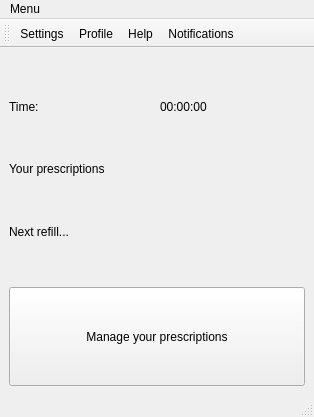
<?xml version="1.0" encoding="UTF-8"?>
<ui version="4.0">
 <class>MainWindow</class>
 <widget class="QMainWindow" name="MainWindow">
  <property name="geometry">
   <rect>
    <x>0</x>
    <y>0</y>
    <width>314</width>
    <height>417</height>
   </rect>
  </property>
  <property name="windowTitle">
   <string>MainWindow</string>
  </property>
  <widget class="QWidget" name="centralwidget">
   <layout class="QVBoxLayout" name="verticalLayout">
    <item>
     <layout class="QHBoxLayout" name="horizontalLayout_2">
      <item>
       <widget class="QLabel" name="label_5">
        <property name="text">
         <string>Time:</string>
        </property>
       </widget>
      </item>
      <item>
       <widget class="QLabel" name="timeLabel">
        <property name="text">
         <string>00:00:00</string>
        </property>
       </widget>
      </item>
     </layout>
    </item>
    <item>
     <layout class="QHBoxLayout" name="horizontalLayout">
      <item>
       <widget class="QLabel" name="label">
        <property name="text">
         <string>Your prescriptions</string>
        </property>
       </widget>
      </item>
      <item>
       <layout class="QVBoxLayout" name="checkBoxLayout"/>
      </item>
     </layout>
    </item>
    <item>
     <layout class="QHBoxLayout" name="horizontalLayout_3">
      <item>
       <widget class="QLabel" name="label_3">
        <property name="text">
         <string>Next refill...</string>
        </property>
       </widget>
      </item>
      <item>
       <widget class="QLabel" name="label_4">
        <property name="text">
         <string/>
        </property>
       </widget>
      </item>
     </layout>
    </item>
    <item>
     <widget class="QPushButton" name="sussyBaka">
      <property name="sizePolicy">
       <sizepolicy hsizetype="Minimum" vsizetype="Preferred">
        <horstretch>0</horstretch>
        <verstretch>0</verstretch>
       </sizepolicy>
      </property>
      <property name="text">
       <string>Manage your prescriptions</string>
      </property>
     </widget>
    </item>
   </layout>
  </widget>
  <widget class="QMenuBar" name="menubar">
   <property name="geometry">
    <rect>
     <x>0</x>
     <y>0</y>
     <width>314</width>
     <height>36</height>
    </rect>
   </property>
   <widget class="QMenu" name="mainMenu">
    <property name="title">
     <string>Menu</string>
    </property>
    <addaction name="actionSettings"/>
    <addaction name="actionProfile"/>
    <addaction name="actionHelp"/>
    <addaction name="actionNotifications"/>
   </widget>
   <addaction name="mainMenu"/>
  </widget>
  <widget class="QStatusBar" name="statusbar"/>
  <widget class="QToolBar" name="toolBar">
   <property name="windowTitle">
    <string>toolBar</string>
   </property>
   <attribute name="toolBarArea">
    <enum>TopToolBarArea</enum>
   </attribute>
   <attribute name="toolBarBreak">
    <bool>false</bool>
   </attribute>
   <addaction name="actionSettings"/>
   <addaction name="actionProfile"/>
   <addaction name="actionHelp"/>
   <addaction name="actionNotifications"/>
  </widget>
  <action name="actionSettings">
   <property name="icon">
    <iconset resource="Resource.qrc">
     <normaloff>:/rec/img/download.png</normaloff>:/rec/img/download.png</iconset>
   </property>
   <property name="text">
    <string>Settings</string>
   </property>
   <property name="iconVisibleInMenu">
    <bool>true</bool>
   </property>
   <property name="shortcutVisibleInContextMenu">
    <bool>true</bool>
   </property>
  </action>
  <action name="actionProfile">
   <property name="icon">
    <iconset resource="Resource.qrc">
     <normaloff>:/rec/img/download.jpeg</normaloff>:/rec/img/download.jpeg</iconset>
   </property>
   <property name="text">
    <string>Profile</string>
   </property>
  </action>
  <action name="actionHelp">
   <property name="icon">
    <iconset resource="Resource.qrc">
     <normaloff>:/rec/img/download (1).png</normaloff>:/rec/img/download (1).png</iconset>
   </property>
   <property name="text">
    <string>Help</string>
   </property>
  </action>
  <action name="actionNotifications">
   <property name="icon">
    <iconset resource="Resource.qrc">
     <normaloff>:/rec/img/download (2).png</normaloff>:/rec/img/download (2).png</iconset>
   </property>
   <property name="text">
    <string>Notifications</string>
   </property>
  </action>
 </widget>
 <resources>
  <include location="Resource.qrc"/>
 </resources>
 <connections/>
</ui>
